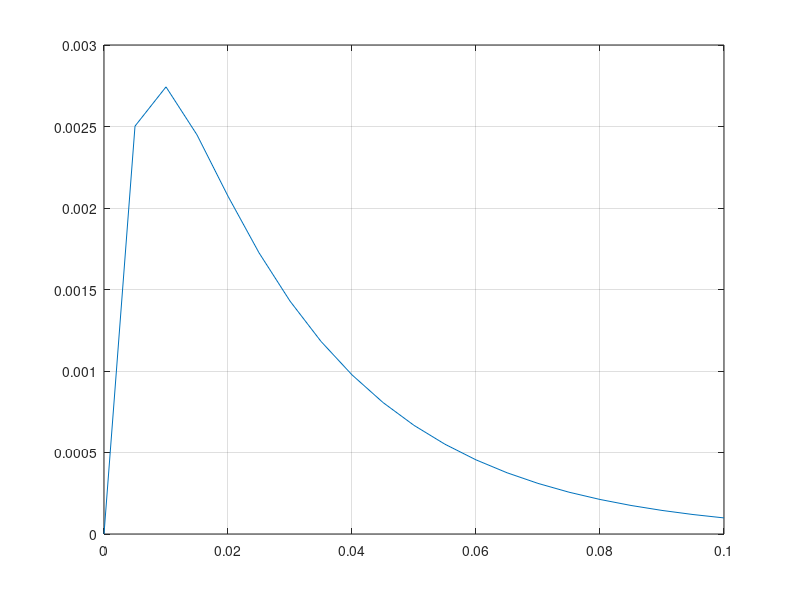

This figure's MATLAB source:

% CH2MP1.m : Chapter 2, MATLAB Program 1
% Script M-file determines characteristic roots of op-amp circuit.
% Set component values:
R = [1e4, 1e4, 1e4]; 
C = [1e-6, 1e-6];
% Determine coefficients for characteristic equation:
A = [1, (1/R(1)+1/R(2)+1/R(3))/C(2), 1/(R(1)*R(2)*C(1)*C(2))];
% Determine characteristic roots:
lambda = roots(A);
%use the roots to return a polynomial equation
poly(lambda);
figure(1)
t = 0:0.005:0.1;
u = @(t) 1.0*(t>=0);
h = @(t) (-0.0045*exp(-261.8034*t)+0.0045*exp(-38.19668*t)).*u(t);
plot(t,h(t));
grid;